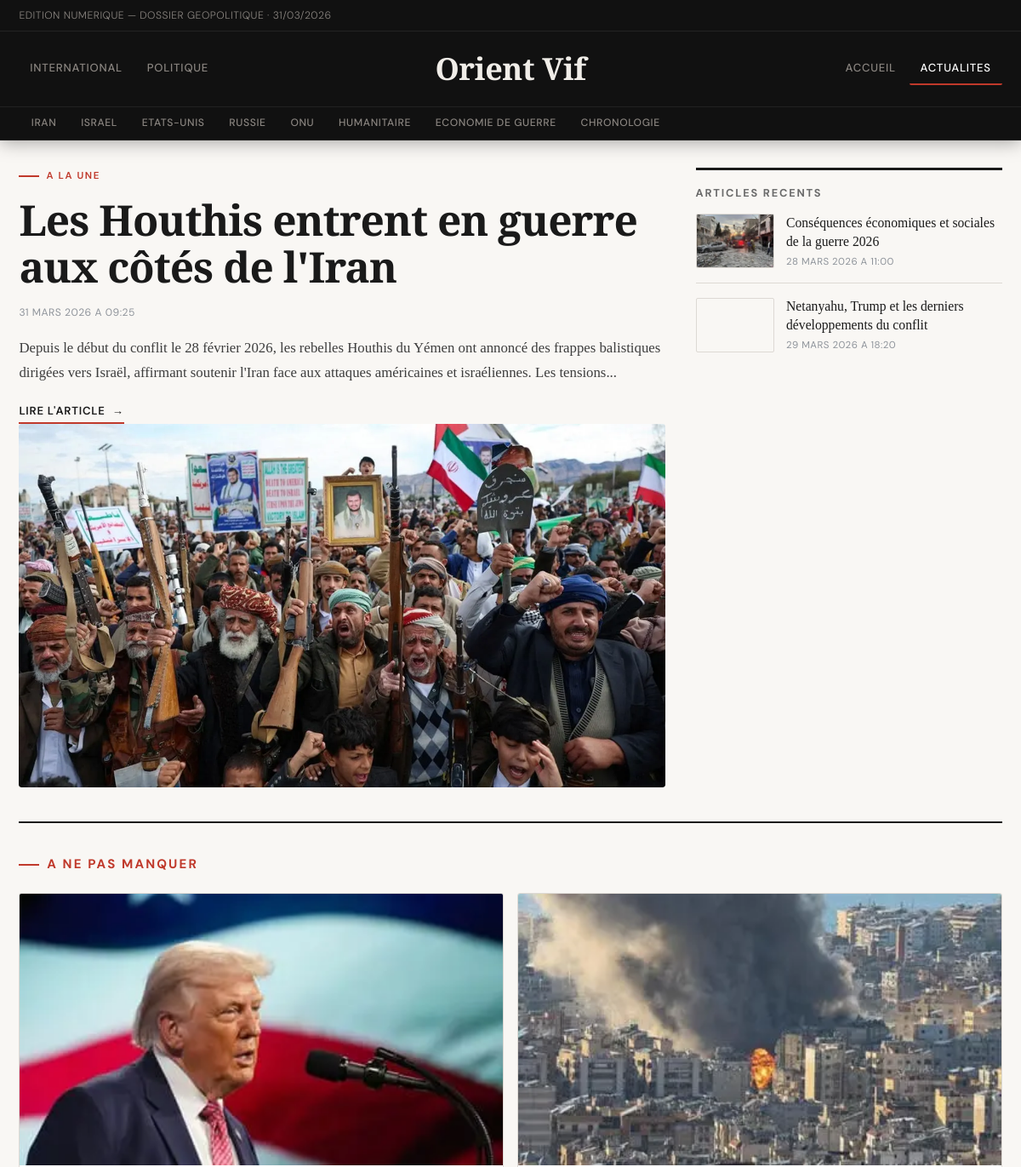
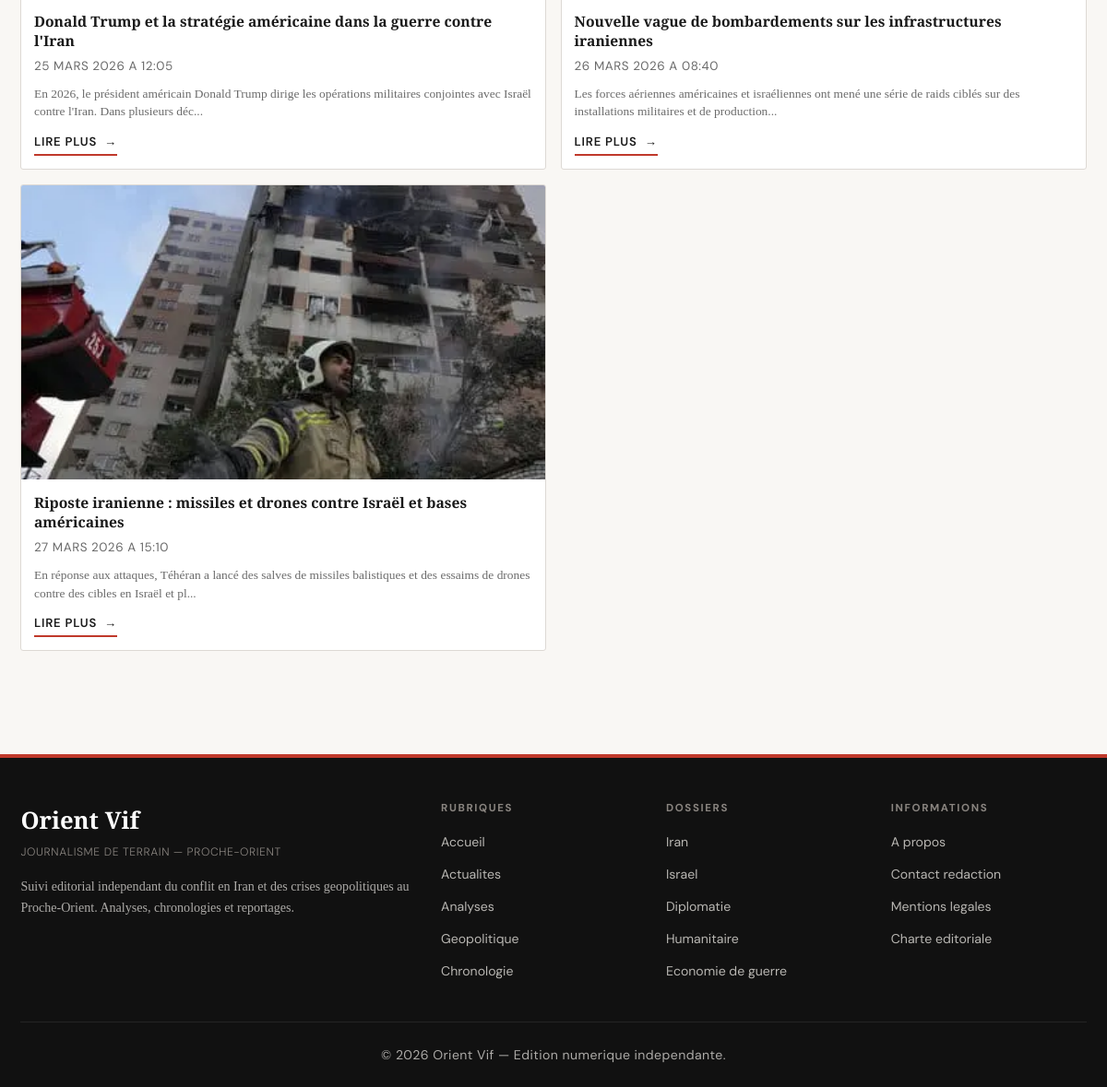
The app's page /guerre-iran-actualites.html with its own data (2 pictures, top to bottom).
### tables this page shows
CREATE TABLE article_images (
  id INT UNSIGNED AUTO_INCREMENT PRIMARY KEY,
  article_id INT UNSIGNED NOT NULL,
  image_kind ENUM('main', 'thumb') NOT NULL DEFAULT 'main',
  image_path VARCHAR(255) NOT NULL,
  image_alt VARCHAR(255) DEFAULT NULL,
  sort_order TINYINT UNSIGNED NOT NULL DEFAULT 1,
  created_at TIMESTAMP NOT NULL DEFAULT CURRENT_TIMESTAMP,
  CONSTRAINT fk_article_images_article
    FOREIGN KEY (article_id) REFERENCES articles(id)
    ON DELETE CASCADE,
  UNIQUE KEY uq_article_kind (article_id, image_kind),
  KEY idx_article_images_article_id (article_id)
);

CREATE TABLE articles (
  id INT UNSIGNED AUTO_INCREMENT PRIMARY KEY,
  title VARCHAR(255) NOT NULL,
  slug VARCHAR(255) NOT NULL UNIQUE,
  content TEXT NOT NULL,
  is_published TINYINT(1) NOT NULL DEFAULT 1,
  created_at TIMESTAMP NOT NULL DEFAULT CURRENT_TIMESTAMP,
  updated_at TIMESTAMP NOT NULL DEFAULT CURRENT_TIMESTAMP ON UPDATE CURRENT_TIMESTAMP
);

### src/includes/front_helpers.php (called while the page is built, shortened)
<?php
function h($value)
{
    return htmlspecialchars((string)$value, ENT_QUOTES, 'UTF-8');
}
function front_excerpt($text, $maxLength = 180)
{
    $plain = trim((string)preg_replace('/\s+/', ' ', strip_tags((string)$text)));
    return rtrim(substr($plain, 0, $maxLength - 1)) . '...';
}
function front_article_url($article)
{
    $id = isset($article['id']) ? (int)$article['id'] : 0;
    $page = 1;
    $rubrique = isset($article['rubrique']) ? (int)$article['rubrique'] : 5;
    return '/articles/guerre-iran-article-' . $id . '-' . $page . '-' . $rubrique . '.html';
}
function front_article_alt($article, $fallback = 'actualite guerre iran')
{
    if (!empty($article['image_alt'])) {
        return (string)$article['image_alt'];
    }
    return $fallback;
}
function front_article_thumb_alt($article, $fallback = 'actualite guerre iran')
{
    if (!empty($article['image_thumb_alt'])) {
        return (string)$article['image_thumb_alt'];
    }
    return front_article_alt($article, $fallback);
}
function front_local_image_url($rawPath)
{
    $path = trim((string)$rawPath);
    $normalized = '/' . ltrim($path, '/');
    $fullPath = dirname(__DIR__) . str_replace('/', DIRECTORY_SEPARATOR, $normalized);
    if (is_file($fullPath)) {
        return $normalized;
    }
    return null;
}
function front_build_thumb_path($rawPath)
{
    $path = trim((string)$rawPath);
    $dotPos = strrpos($path, '.');
    $prefix = substr($path, 0, $dotPos);
    $suffix = substr($path, $dotPos);
    return $prefix . '-thumb' . $suffix;
}
function front_article_image_src($article, $width, $height, $fallbackAlt = 'actualite guerre iran')
{
    $local = front_local_image_url(isset($article['image_url']) ? $article['image_url'] : '');
    if ($local !== null) {
        return $local;
    }
    return front_svg_placeholder(front_article_alt($article, $fallbackAlt), $width, $height);
}
function front_article_thumb_src($article, $width, $height, $fallbackAlt = 'actualite guerre iran')
{
    $thumbLocalFromDb = front_local_image_url(isset($article['image_thumb_url']) ? $article['image_thumb_url'] : '');
    if ($thumbLocalFromDb !== null) {
        return $thumbLocalFromDb;
    }
    $thumbPath = front_build_thumb_path(isset($article['image_url']) ? $article['image_url'] : '');
    $thumbLocal = front_local_image_url($thumbPath);
    return front_article_image_src($article, $width, $height, $fallbackAlt);
}
function front_fetch_articles_by_ids($ids)
{
    $cleanIds = array();
    foreach ($ids as $id) {
        $num = (int)$id;
        if ($num > 0) {
            $cleanIds[] = $num;
        }
    }
    $pdo = db();
    $placeholders = implode(',', array_fill(0, count($cleanIds), '?'));
    $rows = array();
    try {
        $sql = "SELECT
                    a.id,
                    a.title,
                    a.slug,
                    a.content,
                    ai_main.image_path AS image_url,
                    COALESCE(ai_thumb.image_path, '') AS image_thumb_url,
                    COALESCE(NULLIF(ai_main.image_alt, ''), a.title) AS image_alt,
                    COALESCE(NULLIF(ai_thumb.image_alt, ''), NULLIF(ai_main.image_alt, ''), a.title) AS image_thumb_alt,
                    a.created_at,
                    a.updated_at
                FROM articles a
                LEFT JOIN article_images ai_main
                    ON ai_main.article_id = a.id AND ai_main.image_kind = 'main'
                LEFT JOIN article_images ai_thumb
                    ON ai_thumb.article_id = a.id AND ai_thumb.image_kind = 'thumb'
                WHERE a.is_published = 1 AND a.id IN (" . $placeholders . ")";
        $stmt = $pdo->prepare($sql);
        $stmt->execute($cleanIds);
        $rows = $stmt->fetchAll(PDO::FETCH_ASSOC);
    } catch (PDOException $exception) {
        try {
            $sql = "SELECT
                        a.id,
                        a.title,
                        a.slug,
                        a.content,
                        ai_main.image_path AS image_url,
                        COALESCE(ai_thumb.image_path, '') AS image_thumb_url,
                        COALESCE(NULLIF(ai_main.image_alt, ''), a.title) AS image_alt,
                        COALESCE(NULLIF(ai_thumb.image_alt, ''), NULLIF(ai_main.image_alt, ''), a.title) AS image_thumb_alt,
                        a.created_at,
                        a.updated_at
                    FROM articles a
                    LEFT JOIN article_images ai_main
                        ON ai_main.article_id = a.id AND ai_main.image_kind = 'main'
                    LEFT JOIN article_images ai_thumb
                        ON ai_thumb.article_id = a.id AND ai_thumb.image_kind = 'thumb'
                    WHERE a.id IN (" . $placeholders . ")";
            $stmt = $pdo->prepare($sql);
            $stmt->execute($cleanIds);
            $rows = $stmt->fetchAll(PDO::FETCH_ASSOC);
        } catch (PDOException $exception) {
            $sql = 'SELECT id, title, slug, content, NULL AS image_url, NULL AS image_thumb_url, title AS image_alt, title AS image_thumb_alt, created_at, updated_at FROM articles WHERE is_published = 1 AND id IN (' . $placeholders . ')';
            $stmt = $pdo->prepare($sql);
            $stmt->execute($cleanIds);
            $rows = $stmt->fetchAll(PDO::FETCH_ASSOC);
        }
    }
    $indexed = array();
    foreach ($rows as $row) {
        $indexed[(int)$row['id']] = $row;
    }
    $ordered = array();
    foreach ($cleanIds as $id) {
        if (isset($indexed[$id])) {
            $ordered[] = $indexed[$id];
        }
    }
    return $ordered;
}
function front_format_datetime($value)
{
    try {
        $date = new DateTime((string)$value);
    } catch (Exception $exception) {
        return (string)$value;
    }
    $months = array(
        1 => 'janvier',
        2 => 'fevrier',
        3 => 'mars',
        4 => 'avril',
        5 => 'mai',
        6 => 'juin',
        7 => 'juillet',
        8 => 'aout',
        9 => 'septembre',
        10 => 'octobre',
        11 => 'novembre',
        12 => 'decembre',
    );
    $month = (int)$date->format('n');
    return $date->format('d') . ' ' . $months[$month] . ' ' . $date->format('Y') . ' a ' . $date->format('H:i');
}
function front_article_datetime_value($article)
{
    if (isset($article['updated_at']) && trim((string)$article['updated_at']) !== '') {
        return (string)$article['updated_at'];
    }
    return '';
}

### src/index.php (the view, shortened to what this page needs)
<?php
require_once __DIR__ . '/includes/front_helpers.php';
$featuredList = front_fetch_articles_by_ids(array(1));
$otherArticles = front_fetch_articles_by_ids(array(2, 3, 4));
$latestArticles = front_fetch_articles_by_ids(array(5, 6));
$featuredArticle = count($featuredList) > 0 ? $featuredList[0] : null;
$spotlightArticles = $otherArticles;
$sidebarLatestArticles = $latestArticles;
$heroMainSrc = null;
$heroThumbSrc = null;
if ($featuredArticle !== null) {
    $heroMainSrc = front_article_image_src($featuredArticle, 1200, 760, 'conflit en iran article principal');
    $heroThumbSrc = front_article_thumb_src($featuredArticle, 860, 520, 'conflit en iran article principal');
}
include __DIR__ . '/includes/header.php';
?>
<main class="layout-main">
    <section class="hero-news" aria-labelledby="hero-title">
        <div class="hero-main">
            <?php if ($featuredArticle): ?>
                <div class="hero-content">
                    <p class="kicker">A la une</p>
                    <h1 id="hero-title"><?php echo h($featuredArticle['title']); ?></h1>
                    <p class="article-time"><?php echo h(front_format_datetime(front_article_datetime_value($featuredArticle))); ?></p>
                    <p class="hero-summary"><?php echo h(front_excerpt($featuredArticle['content'], 230)); ?></p>
                    <a class="link-read" href="<?php echo h(front_article_url($featuredArticle)); ?>">Lire l'article</a>
                </div>
                <div class="hero-image-wrap">
                    <picture>
                        <source media="(max-width: 800px)" srcset="<?php echo h($heroThumbSrc); ?>">
                        <img
                            src="<?php echo h($heroMainSrc); ?>"
                            alt="<?php echo h(front_article_alt($featuredArticle, 'conflit en iran article principal')); ?>"
                            width="1200"
                            height="760"
                            loading="eager"
                            fetchpriority="high"
                            decoding="async">
                    </picture>
                </div>
            <?php endif; ?>
        </div>
        <aside class="sidebar hero-sidebar" aria-labelledby="sidebar-title">
            <h2 id="sidebar-title">Articles recents</h2>
            <ul>
                <?php foreach ($sidebarLatestArticles as $recent): ?>
                    <li>
                        <a class="recent-link" href="<?php echo h(front_article_url($recent)); ?>">
                            <img
                                src="<?php echo h(front_article_thumb_src($recent, 240, 140, 'actualite recente guerre iran')); ?>"
                                alt="<?php echo h(front_article_thumb_alt($recent, 'actualite recente guerre iran')); ?>"
                                width="240"
                                height="140"
                                loading="lazy"
                                fetchpriority="low"
                                decoding="async">
                            <span class="recent-text">
                                <span class="recent-title"><?php echo h($recent['title']); ?></span>
                                <small class="recent-time"><?php echo h(front_format_datetime(front_article_datetime_value($recent))); ?></small>
                            </span>
                        </a>
                    </li>
                <?php endforeach; ?>
            </ul>
        </aside>
    </section>
    <section id="actualites" class="articles-section" aria-labelledby="articles-title">
            <h2 id="articles-title" class="section-kicker">A ne pas manquer</h2>
        <?php if (count($spotlightArticles) === 0): ?>
            <p class="empty-state">Aucun autre article disponible pour le moment.</p>
        <?php else: ?>
            <div class="cards-grid">
                <?php foreach ($spotlightArticles as $article): ?>
                    <article class="news-card">
                        <a class="card-image-link" href="<?php echo h(front_article_url($article)); ?>">
                            <img
                                src="<?php echo h(front_article_thumb_src($article, 860, 520, 'actualite guerre iran')); ?>"
                                alt="<?php echo h(front_article_thumb_alt($article, 'actualite guerre iran')); ?>"
                                width="860"
                                height="520"
                                loading="lazy"
                                fetchpriority="low"
                                decoding="async">
                        </a>
                        <div class="card-body">
                            <h3><a href="<?php echo h(front_article_url($article)); ?>"><?php echo h($article['title']); ?></a></h3>
                            <p class="article-time"><?php echo h(front_format_datetime(front_article_datetime_value($article))); ?></p>
                            <p><?php echo h(front_excerpt($article['content'], 140)); ?></p>
                            <a class="link-read" href="<?php echo h(front_article_url($article)); ?>">Lire plus</a>
                        </div>
                    </article>
                <?php endforeach; ?>
            </div>
        <?php endif; ?>
    </section>
</main>
<?php include __DIR__ . '/includes/footer.php'; ?>

### records on screen
article_images: article.title "Les Houthis entrent en guerre aux côtés de l'Iran", article.updated_at "31 MARS 2026 A 09:25", article.content "Depuis le début du conflit le 28 février 2026, les rebelles Houthis du Yémen ont annoncé des frappes balistiques dirigées vers Israël, affirmant soutenir l'Iran face aux attaques américaines et israéliennes. Les tensions...", image_path (picture)
article_images: shows a picture, article.title "Conséquences économiques et sociales de la guerre 2026", article.updated_at "28 MARS 2026 A 11:00"
article_images: image_path (picture), article.title "Netanyahu, Trump et les derniers développements du conflit", article.updated_at "29 MARS 2026 A 18:20"
article_images: shows a picture, article.title "Donald Trump et la stratégie américaine dans la guerre contre l'Iran", article.updated_at "25 MARS 2026 A 12:05", article.content "En 2026, le président américain Donald Trump dirige les opérations militaires conjointes avec Israël contre l'Iran. Dans plusieurs déc..."
article_images: shows a picture, article.title "Nouvelle vague de bombardements sur les infrastructures iraniennes", article.updated_at "26 MARS 2026 A 08:40", article.content "Les forces aériennes américaines et israéliennes ont mené une série de raids ciblés sur des installations militaires et de production..."
article_images: shows a picture, article.title "Riposte iranienne : missiles et drones contre Israël et bases américaines", article.updated_at "27 MARS 2026 A 15:10", article.content "En réponse aux attaques, Téhéran a lancé des salves de missiles balistiques et des essaims de drones contre des cibles en Israël et pl..."
